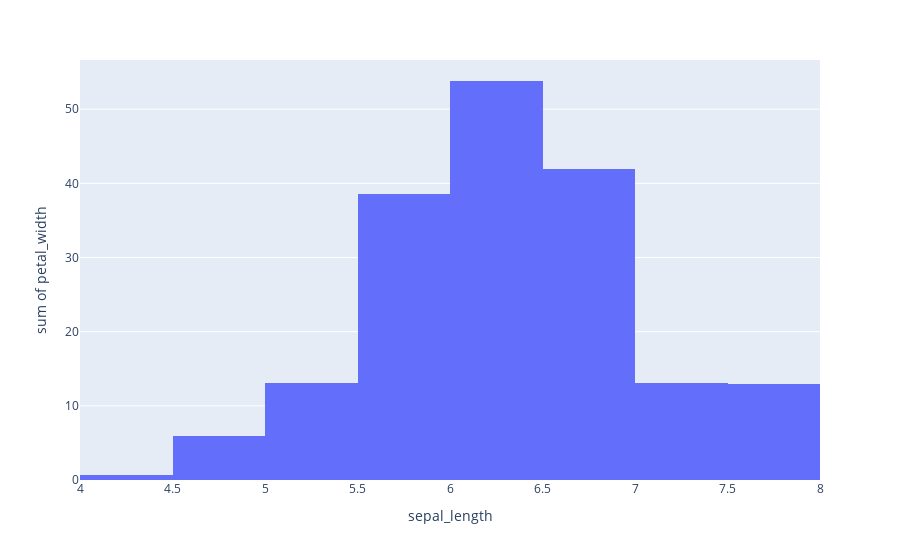

Source (notebook cell):
### Code cell
import plotly.express as px

px.histogram(iris, x="sepal_length", y="petal_width")

### Figure 1 — Plotly figure (JSON) as saved in the notebook; plotly's stock layout.template omitted (floating-point values rounded to 4 significant figures; data arrays with more than 128 entries replaced by an {"elided": "..."} marker saying what was removed)
{"data": [{"alignmentgroup": "True", "bingroup": "x", "histfunc": "sum", "hovertemplate": "sepal_length=%{x}<br>sum of petal_width=%{y}<extra></extra>", "legendgroup": "", "marker": {"color": "#636efa", "pattern": {"shape": ""}}, "name": "", "offsetgroup": "", "orientation": "v", "showlegend": false, "type": "histogram", "x": {"elided": "150 float values"}, "xaxis": "x", "y": {"elided": "150 float values"}, "yaxis": "y"}], "layout": {"barmode": "relative", "legend": {"tracegroupgap": 0}, "margin": {"t": 60}, "xaxis": {"anchor": "y", "domain": [0, 1], "title": {"text": "sepal_length"}}, "yaxis": {"anchor": "x", "domain": [0, 1], "title": {"text": "sum of petal_width"}}}}
